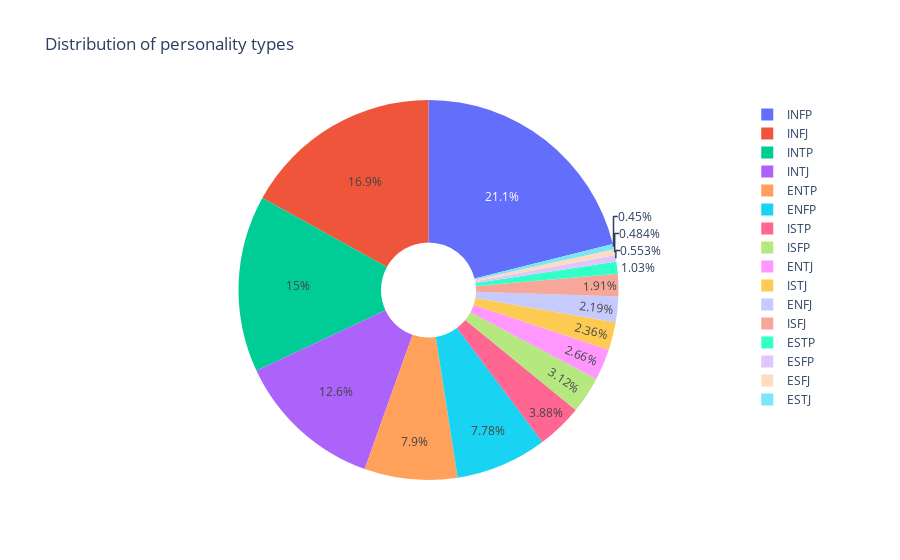

Notebook code cell kept with this figure:
### Code cell
px.pie(df,names='type',title='Distribution of personality types',hole=0.25)

### Figure 1 — Plotly figure (JSON) as saved in the notebook; plotly's stock layout.template omitted (floating-point values rounded to 4 significant figures; data arrays with more than 128 entries replaced by an {"elided": "..."} marker saying what was removed)
{"data": [{"domain": {"x": [0, 1], "y": [0, 1]}, "hole": 0.25, "hovertemplate": "type=%{label}<extra></extra>", "labels": {"elided": "8675 str values"}, "legendgroup": "", "name": "", "showlegend": true, "type": "pie"}], "layout": {"legend": {"tracegroupgap": 0}, "title": {"text": "Distribution of personality types"}}}
